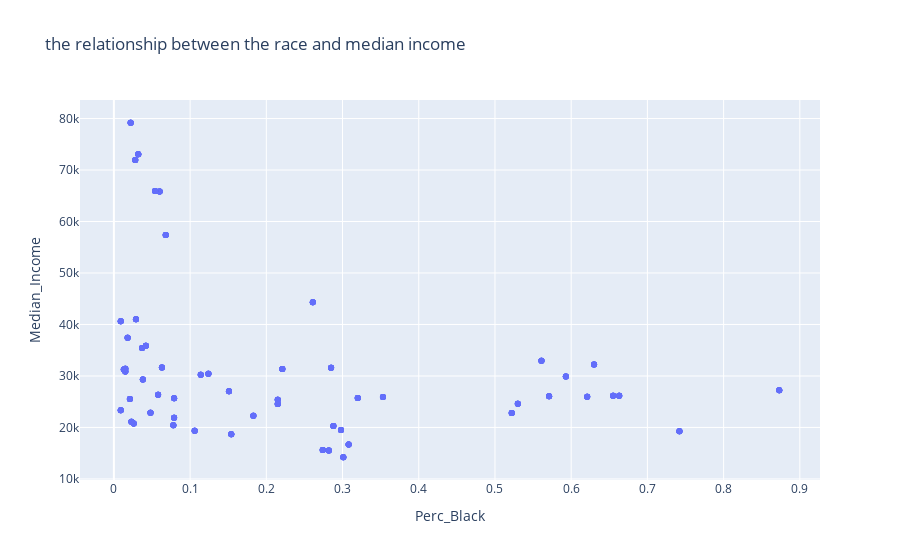

Notebook source saved alongside this figure:
### Code cell
fig = px.scatter(df, x='Perc_Black', y='Median_Income', title='the relationship between the race and median income')
fig.show()

### Figure 1 — Plotly figure (JSON) as saved in the notebook; plotly's stock layout.template omitted (floating-point values rounded to 4 significant figures; data arrays with more than 128 entries replaced by an {"elided": "..."} marker saying what was removed)
{"data": [{"hovertemplate": "Perc_Black=%{x}<br>Median_Income=%{y}<extra></extra>", "legendgroup": "", "marker": {"color": "#636efa", "symbol": "circle"}, "mode": "markers", "name": "", "orientation": "v", "showlegend": false, "type": "scatter", "x": {"elided": "385 float values"}, "xaxis": "x", "y": {"elided": "385 int values"}, "yaxis": "y"}], "layout": {"legend": {"tracegroupgap": 0}, "title": {"text": "the relationship between the race and median income"}, "xaxis": {"anchor": "y", "domain": [0, 1], "title": {"text": "Perc_Black"}}, "yaxis": {"anchor": "x", "domain": [0, 1], "title": {"text": "Median_Income"}}}}
